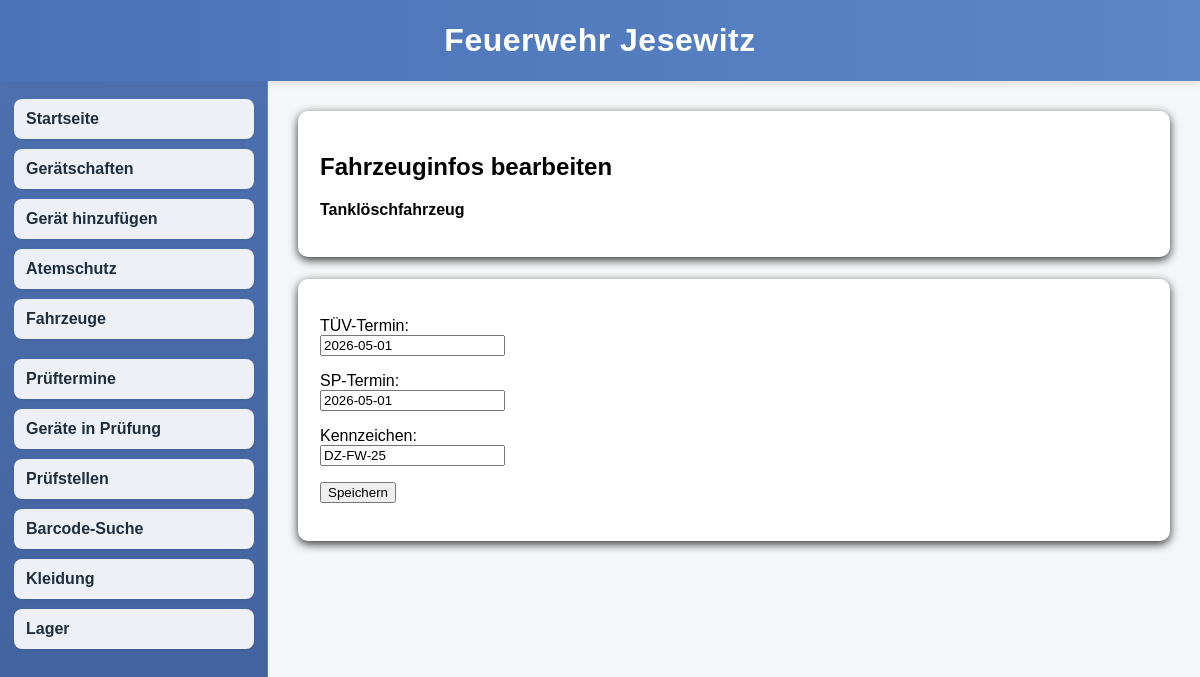
Page /fahrzeug/tlf/bearbeiten on the committed database.
### tables this page shows
CREATE TABLE fahrzeuge (
    id INTEGER PRIMARY KEY AUTOINCREMENT,
    schluessel TEXT NOT NULL UNIQUE,
    name TEXT NOT NULL,
    tuev_termin TEXT,
    sp_termin TEXT,
    kennzeichen TEXT,
    schlauchwechsel TEXT
);

### app.py (the view, shortened to what this page needs)
@app.route("/fahrzeug/<schluessel>/bearbeiten", methods=["GET", "POST"])
def fahrzeug_bearbeiten(schluessel):
    verbindung = sqlite3.connect(DATENBANK)
    verbindung.row_factory = sqlite3.Row
    cursor = verbindung.cursor()
    cursor.execute("SELECT * FROM fahrzeuge WHERE schluessel = ?", (schluessel,))
    fahrzeugdaten = cursor.fetchone()
    if fahrzeugdaten is None:
        verbindung.close()
        return f"Fahrzeug mit Schlüssel '{schluessel}' nicht gefunden."
    verbindung.close()
    return render_template(
        "fahrzeug_bearbeiten.html",
        fahrzeugdaten=fahrzeugdaten,
        schluessel=schluessel
    )

### templates/fahrzeug_bearbeiten.html (shortened to what this page needs)
{% extends "base.html" %}
{% block content %}
<div class="box">
    <h2>Fahrzeuginfos bearbeiten</h2>
    <p><strong>{{ fahrzeugdaten["name"] }}</strong></p>
</div>
<div class="box">
    <form method="post">
        {% if schluessel in ["tlf", "lf"] %}
            <p>
                <label>TÜV-Termin:</label><br>
                <input type="text" name="tuev_termin" value="{{ fahrzeugdaten['tuev_termin'] or '' }}" placeholder="z.B. 2026-05-01">
            </p>
            <p>
                <label>SP-Termin:</label><br>
                <input type="text" name="sp_termin" value="{{ fahrzeugdaten['sp_termin'] or '' }}" placeholder="z.B. 2026-06-01">
            </p>
            <p>
                <label>Kennzeichen:</label><br>
                <input type="text" name="kennzeichen" value="{{ fahrzeugdaten['kennzeichen'] or '' }}">
            </p>
        {% endif %}
        <p>
            <button type="submit">Speichern</button>
        </p>
    </form>
</div>
{% endblock %}

### templates/base.html (style rules this page uses)
body { margin: 0; font-family: Arial, sans-serif; background-color: #f4f6f8; }
.box { background: white; padding: 22px; margin-bottom: 22px; border-radius: 10px; box-shadow: 0 3px 10px rgba(0,0,0,0.8); }

### rows in the picture
fahrzeuge: name "Tanklöschfahrzeug", tuev_termin "2026-05-01", sp_termin "2026-05-01", kennzeichen "DZ-FW-25"
